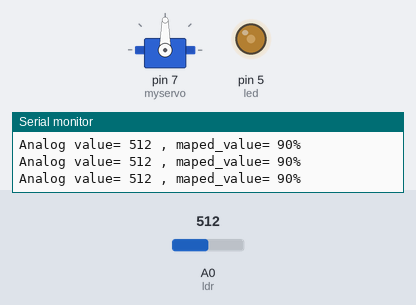
A sketch run on a simulated Arduino Uno, built with avr-gcc and run on an emulated ATmega328P. Shown: servo, output pins drawn as LEDs (lit = HIGH), the last lines printed to the serial monitor. The inputs (shaded band) are chosen by the test bench; at power-on: A0 (ldr) = 512.

Above: at 1.2 s.
1.3 s: A0 (ldr) set to 555
At 2.7 s:
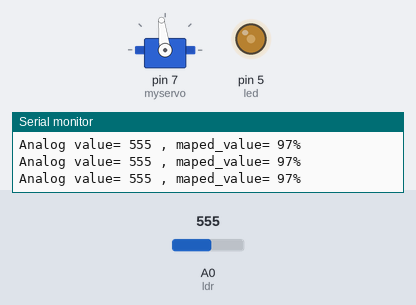
4.3 s: A0 (ldr) set to 581
At 5.1 s:
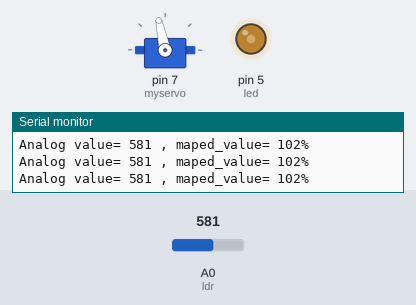
5.8 s: A0 (ldr) set to 306
At 6.2 s:
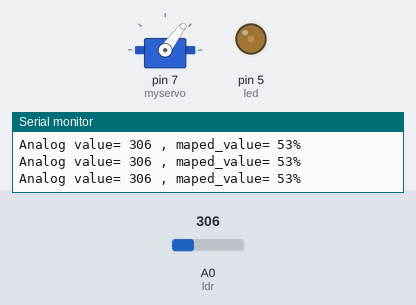
7.3 s: A0 (ldr) set to 61
At 8.3 s:
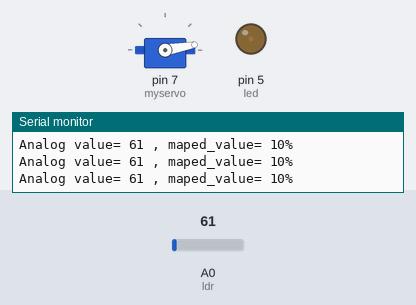
8.8 s: A0 (ldr) set to 53
At 9.5 s:
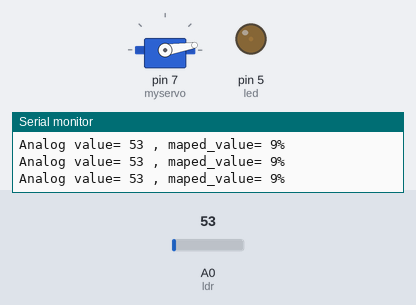
11.8 s: A0 (ldr) set to 11
At 12.9 s:
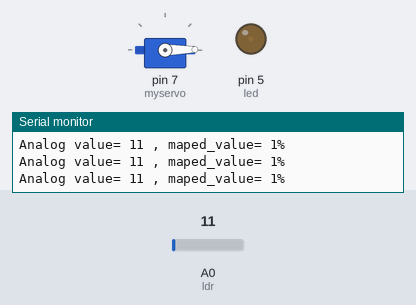
13.3 s: A0 (ldr) set to 8
Timing chart, 0 to 16.3 s (numbered marks = the images above; inputs shaded):
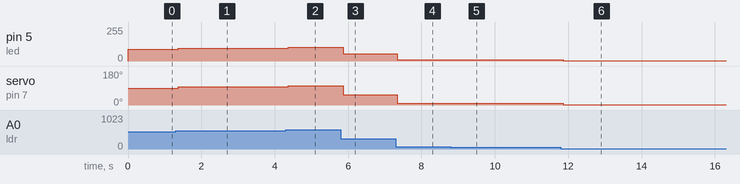

The sketch:

sketch_ldr_serv.ino
```cpp
#define led 5
#define ldr A0
#include <Servo.h>
int ldrreader;
int ledreader;
int ldr_value;
int serv_value;
Servo myservo;


void setup() {
  Serial.begin(9600);
  Serial.println("Sensor Detacted");
  pinMode(ldr, INPUT);
  myservo.attach(7);
}

void loop() {
  ldrreader = analogRead(ldr);
  Serial.print("Analog value= ");
  Serial.print(ldrreader);
  ldr_value = map(ldrreader, 0, 1023, 0, 180);
  Serial.print(" , maped_value= ");
  bright(ldr_value);
  serv(ldr_value);
  Serial.print(ldr_value);
  Serial.println("%");
}

void bright(int i) {
  analogWrite(led, i);
}
void serv(int j) {
  myservo.write(j);
}
```

Measured:
- after the input at 1.3 s, pin 5 (led): 90/255 → 97/255 after 0.07 s; servo on pin 7 (myservo): 90° → 97° after 0.07 s
- after the input at 4.3 s, pin 5 (led): 97/255 → 102/255 after 0.07 s; servo on pin 7 (myservo): 97° → 102° after 0.07 s
- after the input at 5.8 s, pin 5 (led): 102/255 → 53/255 after 0.07 s; servo on pin 7 (myservo): 102° → 53° after 0.07 s
- after the input at 7.3 s, pin 5 (led): 53/255 → 10/255 at once; servo on pin 7 (myservo): 53° → 10° at once
- after the input at 8.8 s, pin 5 (led): 10/255 → 9/255 at once; servo on pin 7 (myservo): 10° → 9° at once
- after the input at 11.8 s, pin 5 (led): 9/255 → 1/255 after 0.07 s; servo on pin 7 (myservo): 9° → 1° after 0.07 s
